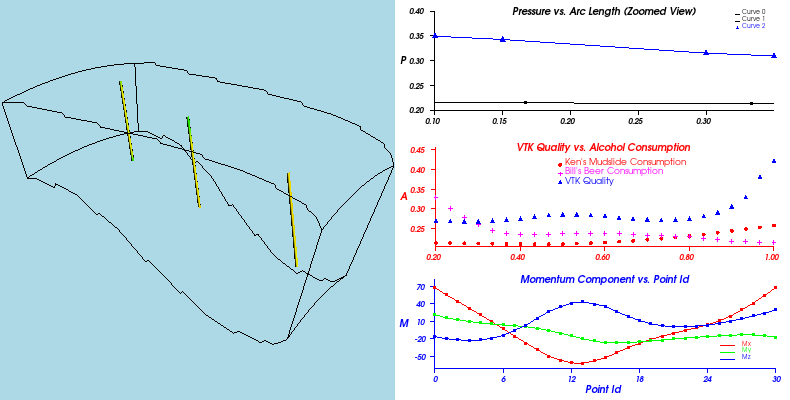

Write the Python code that produced this figure.
#!/usr/bin/env python

# Demonstrate vtkXYPlotActor plotting arbitrary array components (Momentum).

import os

import vtkmodules.vtkInteractionStyle  # noqa: F401
import vtkmodules.vtkRenderingFreeType  # noqa: F401
import vtkmodules.vtkRenderingOpenGL2  # noqa: F401

from vtkmodules.vtkCommonTransforms import vtkTransform
from vtkmodules.vtkFiltersCore import (
    vtkAppendPolyData,
    vtkProbeFilter,
    vtkStructuredGridOutlineFilter,
    vtkTubeFilter,
)
from vtkmodules.vtkFiltersGeneral import vtkTransformPolyDataFilter
from vtkmodules.vtkFiltersSources import (
    vtkGlyphSource2D,
    vtkLineSource,
    vtkSphereSource,
)
from vtkmodules.vtkIOParallel import vtkMultiBlockPLOT3DReader
from vtkmodules.vtkRenderingAnnotation import vtkXYPlotActor
from vtkmodules.vtkRenderingCore import (
    vtkActor,
    vtkPolyDataMapper,
    vtkRenderWindow,
    vtkRenderWindowInteractor,
    vtkRenderer,
)

# Data path
data_dir = os.environ.get("VPE_DATA_DIR", os.path.dirname(os.path.abspath(__file__)))

# Read PLOT3D data
pl3d = vtkMultiBlockPLOT3DReader()
pl3d.SetXYZFileName(os.path.join(data_dir, "combxyz.bin"))
pl3d.SetQFileName(os.path.join(data_dir, "combq.bin"))
pl3d.SetScalarFunctionNumber(100)
pl3d.SetVectorFunctionNumber(202)
pl3d.Update()
output = pl3d.GetOutput().GetBlock(0)

# Line source
line = vtkLineSource()
line.SetResolution(30)

# Probe 1
trans_l1 = vtkTransform()
trans_l1.Translate(3.7, 0.0, 28.37)
trans_l1.Scale(5, 5, 5)
trans_l1.RotateY(90)

tf = vtkTransformPolyDataFilter()
tf.SetInputConnection(line.GetOutputPort())
tf.SetTransform(trans_l1)

probe = vtkProbeFilter()
probe.SetInputConnection(tf.GetOutputPort())
probe.SetSourceData(output)

# Probe 2
trans_l2 = vtkTransform()
trans_l2.Translate(9.2, 0.0, 31.20)
trans_l2.Scale(5, 5, 5)
trans_l2.RotateY(90)

tf_2 = vtkTransformPolyDataFilter()
tf_2.SetInputConnection(line.GetOutputPort())
tf_2.SetTransform(trans_l2)

probe_2 = vtkProbeFilter()
probe_2.SetInputConnection(tf_2.GetOutputPort())
probe_2.SetSourceData(output)

# Probe 3
trans_l3 = vtkTransform()
trans_l3.Translate(13.27, 0.0, 33.40)
trans_l3.Scale(4.5, 4.5, 4.5)
trans_l3.RotateY(90)

tf_3 = vtkTransformPolyDataFilter()
tf_3.SetInputConnection(line.GetOutputPort())
tf_3.SetTransform(trans_l3)

probe_3 = vtkProbeFilter()
probe_3.SetInputConnection(tf_3.GetOutputPort())
probe_3.SetSourceData(output)

# Tube for line visualization
append_f = vtkAppendPolyData()
append_f.AddInputData(probe.GetPolyDataOutput())
append_f.AddInputData(probe_2.GetPolyDataOutput())
append_f.AddInputData(probe_3.GetPolyDataOutput())

tuber = vtkTubeFilter()
tuber.SetInputConnection(append_f.GetOutputPort())
tuber.SetRadius(0.1)

line_mapper = vtkPolyDataMapper()
line_mapper.SetInputConnection(tuber.GetOutputPort())

line_actor = vtkActor()
line_actor.SetMapper(line_mapper)

# Glyph sources
triangle = vtkGlyphSource2D()
triangle.SetGlyphTypeToTriangle()
triangle.Update()

cross = vtkGlyphSource2D()
cross.SetGlyphTypeToCross()
cross.Update()

# XY Plot 1 — zoomed pressure with legends
xyplot = vtkXYPlotActor()
xyplot.AddDataSetInputConnection(probe.GetOutputPort())
xyplot.AddDataSetInputConnection(probe_2.GetOutputPort())
xyplot.AddDataSetInputConnection(probe_3.GetOutputPort())
xyplot.GetPositionCoordinate().SetValue(0.0, 0.67, 0)
xyplot.GetPosition2Coordinate().SetValue(1.0, 0.33, 0)
xyplot.SetXValuesToArcLength()
xyplot.SetNumberOfXLabels(6)
xyplot.SetTitle("Pressure vs. Arc Length (Zoomed View)")
xyplot.SetXTitle("")
xyplot.SetYTitle("P")
xyplot.SetXRange(0.1, 0.35)
xyplot.SetYRange(0.2, 0.4)
xyplot.GetProperty().SetColor(0, 0, 0)
xyplot.PlotLinesOn()
xyplot.GetProperty().SetLineWidth(1)
xyplot.PlotPointsOn()
xyplot.GetProperty().SetPointSize(3)
xyplot.LegendOn()
xyplot.SetPlotSymbol(2, triangle.GetOutput())
xyplot.SetPlotColor(2, 0, 0, 1)
xyplot.SetPlotColor(1, 0, 0, 0)
xyplot.SetPlotColor(0, 0, 0, 0)
xyplot.SetGlyphSize(0.025)
tprop = xyplot.GetTitleTextProperty()
tprop.SetColor(xyplot.GetProperty().GetColor())
xyplot.SetAxisTitleTextProperty(tprop)
xyplot.SetAxisLabelTextProperty(tprop)
xyplot.SetLabelFormat("%-#6.2f")

# XY Plot 2 — with vertex glyph and custom legend labels
vertex_glyph = vtkSphereSource()
vertex_glyph.Update()

xyplot_2 = vtkXYPlotActor()
xyplot_2.AddDataSetInputConnection(probe.GetOutputPort())
xyplot_2.AddDataSetInputConnection(probe_2.GetOutputPort())
xyplot_2.AddDataSetInputConnection(probe_3.GetOutputPort())
xyplot_2.GetPositionCoordinate().SetValue(0.00, 0.33, 0)
xyplot_2.GetPosition2Coordinate().SetValue(1.0, 0.33, 0)
xyplot_2.SetXValuesToNormalizedArcLength()
xyplot_2.SetNumberOfXLabels(6)
xyplot_2.SetXRange(0.2, 1.0)
xyplot_2.SetTitle("VTK Quality vs. Alcohol Consumption")
xyplot_2.SetXTitle("")
xyplot_2.SetYTitle("A")
xyplot_2.PlotPointsOn()
xyplot_2.PlotLinesOff()
xyplot_2.LegendOn()
xyplot_2.SetLegendPosition(0.4, 0.6)
xyplot_2.SetLegendPosition2(0.40, 0.25)
xyplot_2.GetProperty().SetColor(1, 0, 0)
xyplot_2.GetProperty().SetPointSize(2)
xyplot_2.SetPlotSymbol(0, vertex_glyph.GetOutput())
xyplot_2.SetPlotLabel(0, "Ken's Mudslide Consumption")
xyplot_2.SetPlotColor(0, 1, 0, 0)
xyplot_2.SetPlotSymbol(1, cross.GetOutput())
xyplot_2.SetPlotColor(1, 1, 0, 1)
xyplot_2.SetPlotLabel(1, "Bill's Beer Consumption")
xyplot_2.SetPlotSymbol(2, triangle.GetOutput())
xyplot_2.SetPlotColor(2, 0, 0, 1)
xyplot_2.SetPlotLabel(2, "VTK Quality")
tprop_2 = xyplot_2.GetTitleTextProperty()
tprop_2.SetColor(xyplot_2.GetProperty().GetColor())
xyplot_2.SetAxisTitleTextProperty(tprop_2)
xyplot_2.SetAxisLabelTextProperty(tprop_2)
xyplot_2.SetLabelFormat(xyplot.GetLabelFormat())

# XY Plot 3 — momentum components using AddDataSetInputConnection with array name
xyplot_3 = vtkXYPlotActor()
xyplot_3.AddDataSetInputConnection(probe.GetOutputPort(), "Momentum", 0)
xyplot_3.AddDataSetInputConnection(probe.GetOutputPort(), "Density", 0)
xyplot_3.AddDataSetInputConnection(probe.GetOutputPort(), "Momentum", 1)
xyplot_3.AddDataSetInputConnection(probe.GetOutputPort(), "Momentum", 2)
xyplot_3.RemoveDataSetInputConnection(probe.GetOutputPort(), "Density", 0)
xyplot_3.SetPlotLabel(0, "Mx")
xyplot_3.SetPlotColor(0, 1, 0, 0)
xyplot_3.SetPlotLabel(1, "My")
xyplot_3.SetPlotColor(1, 0, 1, 0)
xyplot_3.SetPlotColor(2, 0, 0, 1)
xyplot_3.SetPlotLabel(2, "Mz")
xyplot_3.GetPositionCoordinate().SetValue(0.0, 0.0, 0)
xyplot_3.GetPosition2Coordinate().SetValue(1.0, 0.33, 0)
xyplot_3.SetXValuesToIndex()
xyplot_3.SetNumberOfXLabels(6)
xyplot_3.SetTitle("Momentum Component vs. Point Id")
xyplot_3.SetXTitle("Point Id")
xyplot_3.SetYTitle("M")
xyplot_3.PlotPointsOn()
xyplot_3.GetProperty().SetColor(0, 0, 1)
xyplot_3.GetProperty().SetPointSize(3)
xyplot_3.LegendOn()
xyplot_3.SetLegendPosition(0.8, 0.28)
xyplot_3.SetLegendPosition2(0.20, 0.20)
tprop_3 = xyplot_3.GetTitleTextProperty()
tprop_3.SetColor(xyplot_3.GetProperty().GetColor())
xyplot_3.SetAxisTitleTextProperty(tprop_3)
xyplot_3.SetAxisLabelTextProperty(tprop_3)
xyplot_3.SetLabelFormat("%4.0f")

# Outline
sg_outline = vtkStructuredGridOutlineFilter()
sg_outline.SetInputData(output)

outline_mapper = vtkPolyDataMapper()
outline_mapper.SetInputConnection(sg_outline.GetOutputPort())

outline_actor = vtkActor()
outline_actor.SetMapper(outline_mapper)
outline_actor.GetProperty().SetColor(0, 0, 0)

# Renderer 0 — 3D view
renderer_0 = vtkRenderer()
renderer_0.SetBackground(0.6784, 0.8471, 0.9020)
renderer_0.SetViewport(0, 0, 0.5, 1)
renderer_0.AddActor(outline_actor)
renderer_0.AddActor(line_actor)

# Renderer 1 — plots
renderer_1 = vtkRenderer()
renderer_1.SetBackground(1, 1, 1)
renderer_1.SetViewport(0.5, 0.0, 1.0, 1.0)
renderer_1.AddViewProp(xyplot)
renderer_1.AddViewProp(xyplot_2)
renderer_1.AddViewProp(xyplot_3)

# Render window
render_window = vtkRenderWindow()
render_window.AddRenderer(renderer_0)
render_window.AddRenderer(renderer_1)
render_window.SetWindowName("xy plot array components")
render_window.SetMultiSamples(0)
render_window.SetSize(790, 400)

# Interactor
interactor = vtkRenderWindowInteractor()
interactor.SetRenderWindow(render_window)

# Scene
cam_1 = renderer_0.GetActiveCamera()
cam_1.SetClippingRange(3.95297, 100)
cam_1.SetFocalPoint(8.88908, 0.595038, 29.3342)
cam_1.SetPosition(-12.3332, 31.7479, 41.2387)
cam_1.SetViewUp(0.060772, -0.319905, 0.945498)

interactor.Initialize()
interactor.Start()
